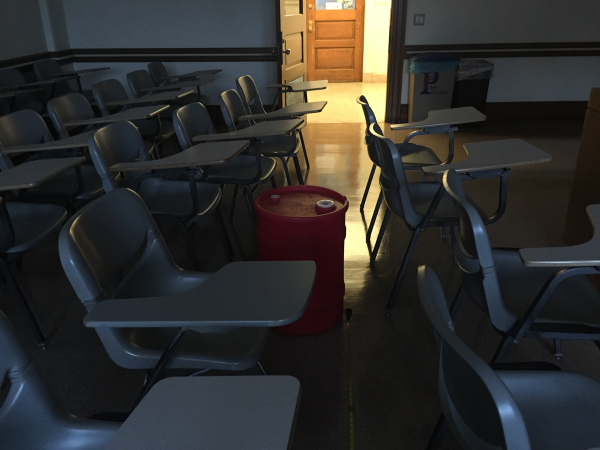
#> input picture Labeling/images/2.2.png, 1200 x 900 px (shown at 1/2 size); its folder holds 5 pictures in this run
$ python barrelClassification.py
#> lines starting #> are read from the running program, lines starting #| are printed output that depends on the picture; after the words box and inside, x2 and y2 are one past the last pixel; in counts of white or black regions, pixels touching at a corner belong together
#> further down, image is the input picture: shape (900, 1200, 3); mean B, G, R 45, 47, 47.8
#> in barrelClassification, `img2 = cv2.cvtColor(img, cv2.COLOR_BGR2HSV)`: img2: shape (900, 1200, 3); mean H, S, V 76.4, 64.8, 55.1
import numpy as np
import os, cv2
import math
from skimage.measure import regionprops
import matplotlib.pyplot as plt
import matplotlib.patches as mpatches
from scipy import ndimage
from skimage import morphology
from sklearn import linear_model
import pickle

maskFolder = 'Labeling/labeled_data/RedBarrel/'
imageFolder = 'Labeling/images/'

#train the model
# [134 lines left out: function trainModel, not called in this run]

#@param: image xi
#@param: barrel mask with 1 if pixel is barrel and 0 otherwise for each pixel in xi
def createBarrelMask(xi):
    #load the model with the mus, sigmas, and priors
    #if you want to re-run the model
    #mu_barrel, mu_others, covariance_barrel, covariance_others, prior_barrel, prior_others = trainModel()

    #if you want to load the data from elsewhere
    mu_barrel = np.load("mu_barrel.npy")
#> (reads mu_barrel.npy from the repository)
    mu_others = np.load("mu_others.npy")
#> (reads mu_others.npy from the repository)
    covariance_barrel = np.load("covariance_barrel.npy")
#> (reads covariance_barrel.npy from the repository)
    covariance_others = np.load("covariance_others.npy")
#> (reads covariance_others.npy from the repository)
    prior_barrel = np.load("prior_barrel.npy")
    prior_others = np.load("prior_others.npy")

    # Find the P(X|C) or the posteriors for multivariate gaussian
    exponent_barrel = np.einsum("rcx, xy, rcy -> rc",(xi-mu_barrel),covariance_barrel,(xi-mu_barrel))
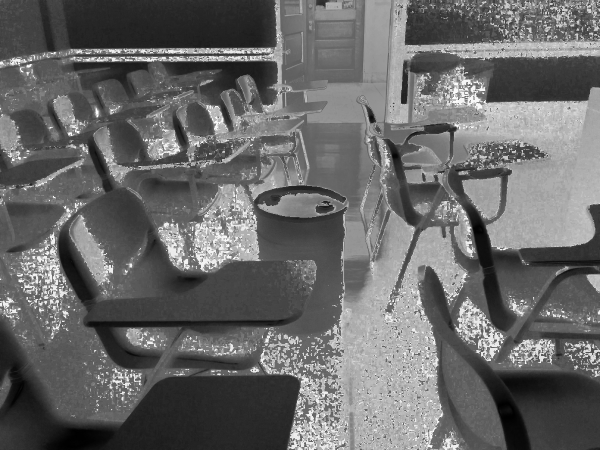
#> exponent_barrel: shape (900, 1200) float64 (shown at 1/2 size); min 8958246.2, max 195395953, mean 85655475.5; drawn with min black and max white
    _,logDetBarrel = np.linalg.slogdet(2 * math.pi * covariance_barrel)
    liklihood_barrel = -.5 * logDetBarrel - .5 * exponent_barrel
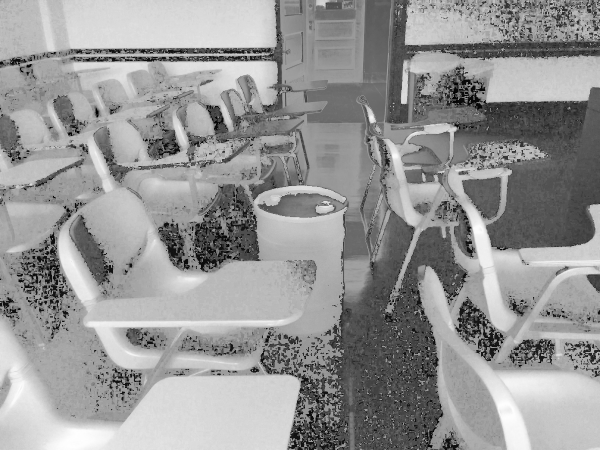
#> liklihood_barrel: shape (900, 1200) float64 (shown at 1/2 size); min -97697990.9, max -4479137.5, mean -42827752.1; drawn with min black and max white

    exponent_others = np.einsum("rcx, xy, rcy -> rc",(xi-mu_others),covariance_others,(xi-mu_others))
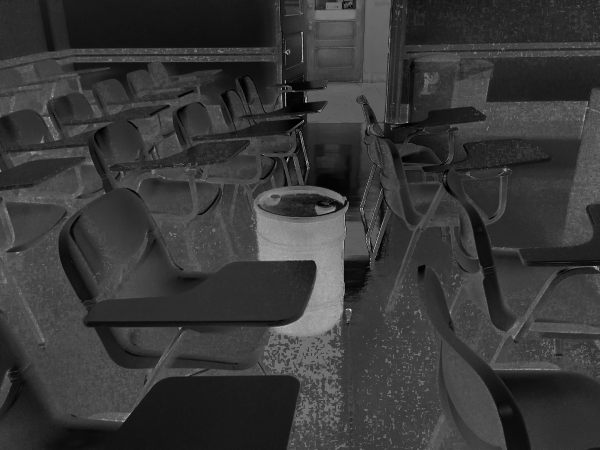
#> exponent_others: shape (900, 1200) float64 (shown at 1/2 size); min 867608, max 183004434.5, mean 41251858.3; drawn with min black and max white
    _,logDetOthers = np.linalg.slogdet(2 * math.pi * covariance_others)
    liklihood_others = -.5 * logDetOthers - .5 * exponent_others
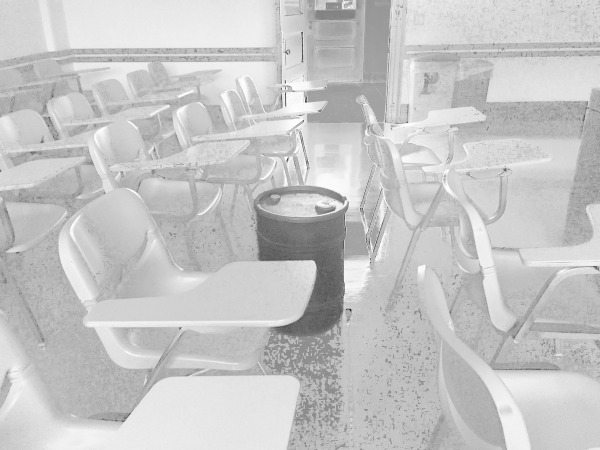
#> liklihood_others: shape (900, 1200) float64 (shown at 1/2 size); min -91502231.8, max -433818.6, mean -20625943.7; drawn with min black and max white

    #convert the liklihoods to predictions
    predictionBarrel = -1*liklihood_barrel + math.log(prior_barrel) + 9000000
    predictionOthers = -1*liklihood_others + math.log(prior_others) - 10000000

    #take the argmax to return the correct class
    barrelMask = np.zeros((xi.shape[0],xi.shape[1]))
    barrelMask[predictionBarrel>=predictionOthers] = 1

    return barrelMask

#actually classify each of the pixels in the image as a barrel or not a barrel
def barrelClassification(img):
    #convert the image to a HSV image
    img2 = cv2.cvtColor(img, cv2.COLOR_BGR2HSV)

    #convert the image to a barrelMask
    barrelMask = createBarrelMask(img2).astype(bool)
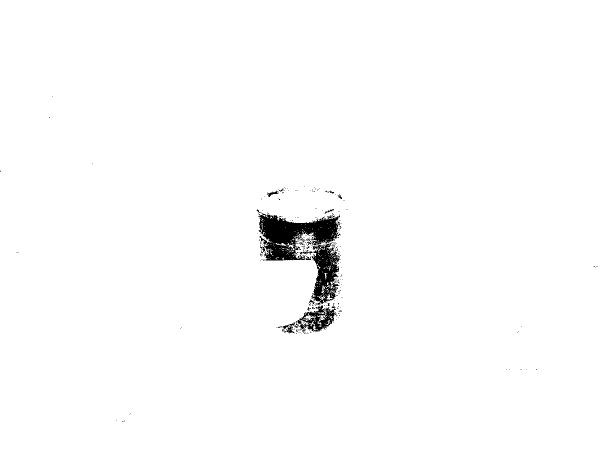
#> barrelMask: shape (900, 1200) bool (shown at 1/2 size); 98.6% white; 260 black regions (244 under 20 px), largest, box (x1, y1, x2, y2) and area: (516, 426, 682, 610) 12423, (592, 611, 672, 664) 1806, (566, 645, 591, 667) 201

    #apply masks to remove noise
#> (the run stopped early here; a loop or call above may not have finished)
